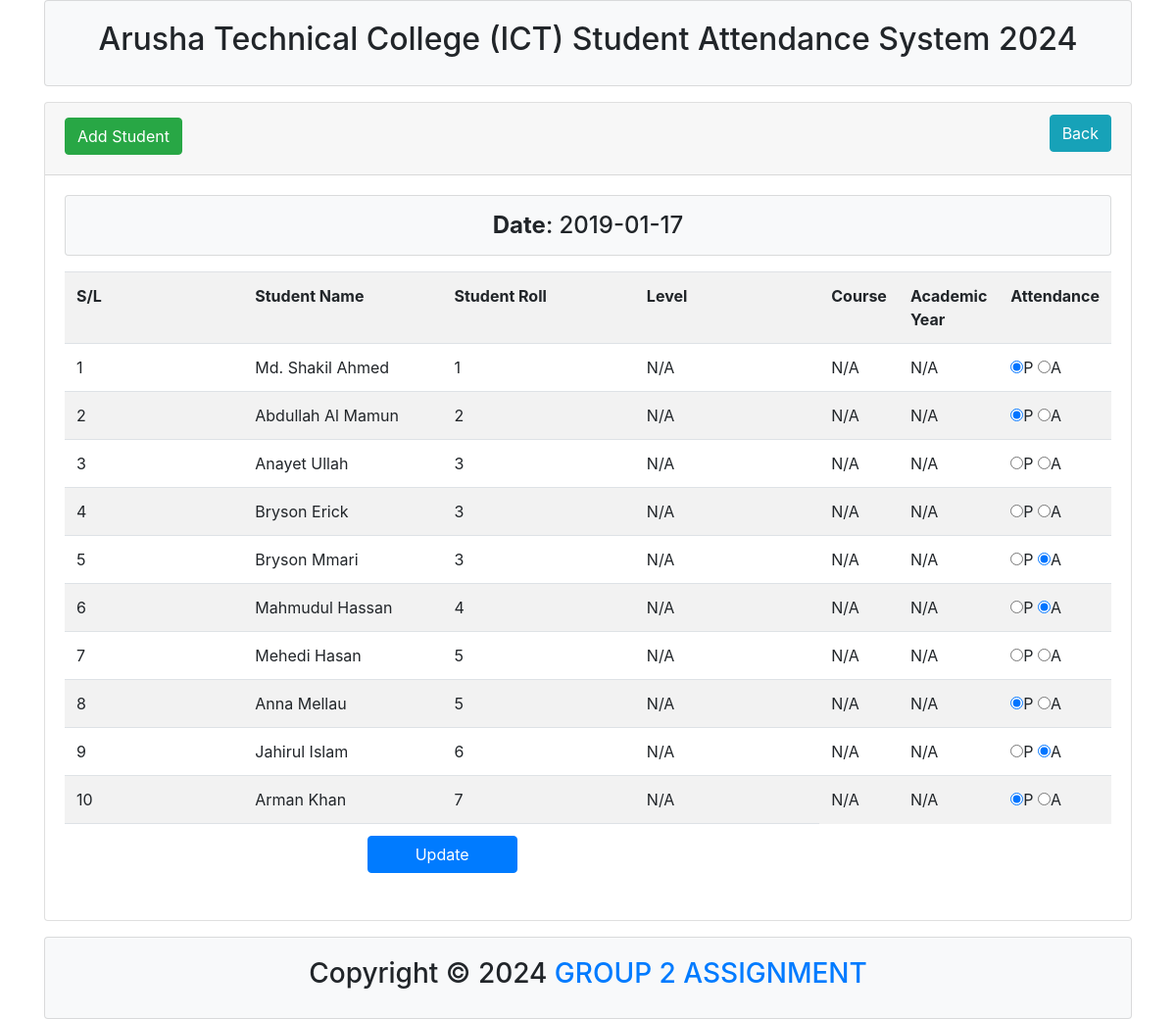
The app's page /student_view.php?dt=2019-01-17 with its own data.
### tables this page shows
CREATE TABLE `tbl_student` (
  `id` int(11) NOT NULL,
  `name` varchar(255) NOT NULL,
  `roll` int(11) NOT NULL,
  `course` varchar(20) NOT NULL,
  `level` varchar(20) NOT NULL,
  `academicYear` varchar(20) NOT NULL
);

CREATE TABLE `tbl_attendance` (
  `id` int(11) NOT NULL,
  `roll` int(11) NOT NULL,
  `attend` varchar(255) NOT NULL,
  `att_time` date NOT NULL
);

### lib/Database.php (called while the page is built, shortened)
<?php
Class Database{
 public $host   = DB_HOST;
 public $user   = DB_USER;
 public $pass   = DB_PASS;
 public $dbname = DB_NAME;
 public $link;
private function connectDB(){
   $this->link = new mysqli($this->host, $this->user, $this->pass,
      $this->dbname);
   }
  public function select($query){
    $result = $this->link->query($query) or
       die($this->link->error.__LINE__);
      if($result->num_rows > 0){
        return $result;
      } else {
        return false;
      }
   }
}

### classes/Student.php (called while the page is built, shortened)
<?php
	$filepath = realpath(dirname(__FILE__));
	include_once ($filepath.'/../lib/Database.php');
	include_once ($filepath.'/../helpers/Format.php');
?>
<?php
class Student{
	private $db;
	private $fm;
	public function __construct(){
		$this->db = new Database();
		$this->fm = new Format();
	}
	public function getAllData($dt){
		$date = $this->fm->validation($dt);
		$date = mysqli_real_escape_string($this->db->link, $date);
		$query = "SELECT tbl_student.name, tbl_attendance.*
				FROM tbl_student
				INNER JOIN tbl_attendance
				ON tbl_student.roll = tbl_attendance.roll
				WHERE att_time = '$date'";
		$result = $this->db->select($query);
		return $result;
	}
}

### helpers/Format.php (called while the page is built)
<?php
class Format{
   public function validation($data){
      $data = trim($data);
      $data = stripcslashes($data);
      $data = htmlspecialchars($data);
      return $data;
   }
}
?>

### student_view.php (the view, shortened to what this page needs)
<?php
    include "inc/header.php";
    include "classes/Student.php";
    $stu = new Student();
?>
<?php
    $dt = $_GET['dt'];
?>
<div class="container">
    <div class="card">
        <div class="card-header">
            <h2>
                <a class="btn btn-success" href="add.php">Add Student</a>
                <a class="btn btn-info float-right" href="date_view.php">Back</a>
            </h2>
        </div>
        <div class="card-body">
            <div class="card bg-light text-center mb-3">
                <h4 class="m-0 py-3"><strong>Date</strong>: <?php echo $dt; ?></h4>
            </div>
            <form action="" method="post">
                <table class="table table-striped">
                    <tr>
                        <th width="25%">S/L</th>
                        <th width="25%">Student Name</th>
                        <th width="25%">Student Roll</th>
                        <th width="25%">Level</th>
                        <th width="25%">Course</th>
                        <th width="25%">Academic Year</th>
                        <th width="25%">Attendance</th>
                    </tr>
                    <?php
                        $getstudent = $stu->getAllData($dt);
                        if ($getstudent) {
                            $i = 0;
                            while ($value = $getstudent->fetch_assoc()) {
                                $i++;
                    ?>
                    <tr>
                        <td><?php echo $i; ?></td>
                        <td><?php echo $value['name']; ?></td>
                        <td><?php echo $value['roll']; ?></td>
                        <td><?php echo isset($value['level']) ? $value['level'] : 'N/A'; ?></td>
                        <td><?php echo isset($value['course']) ? $value['course'] : 'N/A'; ?></td>
                        <td><?php echo isset($value['academicYear']) ? $value['academicYear'] : 'N/A'; ?></td>
                        <td>
                            <input type="radio" name="attend[<?php echo $value['roll']; ?>]" value="present" <?php if($value['attend'] == "present") {echo "checked";} ?>>P
                            <input type="radio" name="attend[<?php echo $value['roll']; ?>]" value="absent" <?php if($value['attend'] == "absent") {echo "checked";} ?>>A
                        </td>
                    </tr>
                    <?php
                            }
                        }
                    ?>
                    <tr>
                        <td colspan="4" class="text-center">
                            <input type="submit" name="submit" class="btn btn-primary px-5" value="Update">
                        </td>
                    </tr>
                </table>
            </form>
        </div>
    </div>
</div>
<?php include("inc/footer.php"); ?>

### records on screen
tbl_student: name "Md. Shakil Ahmed", tbl_attendance.roll "1"
tbl_attendance: attend "☑"
tbl_student: name "Abdullah Al Mamun", tbl_attendance.roll "2"
tbl_attendance: attend "☑"
tbl_student: name "Anayet Ullah", tbl_attendance.roll "3"
tbl_attendance: attend "☑"
tbl_student: name "Bryson Erick", tbl_attendance.roll "3"
tbl_student: name "Bryson Mmari", tbl_attendance.roll "3"
tbl_student: name "Mahmudul Hassan", tbl_attendance.roll "4"
tbl_attendance: attend "☑"
tbl_student: name "Mehedi Hasan", tbl_attendance.roll "5"
tbl_attendance: attend "☑"
tbl_student: name "Anna Mellau", tbl_attendance.roll "5"
tbl_student: name "Jahirul Islam", tbl_attendance.roll "6"
tbl_attendance: attend "☑"
tbl_student: name "Arman Khan", tbl_attendance.roll "7"
tbl_attendance: attend "☑"

### other values on screen
$dt "2019-01-17"
